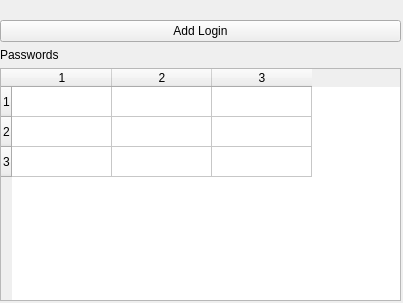
<?xml version="1.0" encoding="UTF-8"?>
<ui version="4.0">
 <class>StackedWidget</class>
 <widget class="QStackedWidget" name="StackedWidget">
  <property name="geometry">
   <rect>
    <x>0</x>
    <y>0</y>
    <width>403</width>
    <height>303</height>
   </rect>
  </property>
  <property name="windowTitle">
   <string>StackedWidget</string>
  </property>
  <widget class="QWidget" name="page">
   <widget class="QWidget" name="verticalLayoutWidget">
    <property name="geometry">
     <rect>
      <x>0</x>
      <y>20</y>
      <width>401</width>
      <height>281</height>
     </rect>
    </property>
    <layout class="QVBoxLayout" name="verticalLayout">
     <item>
      <widget class="QPushButton" name="pushButton">
       <property name="text">
        <string>Add Login</string>
       </property>
      </widget>
     </item>
     <item>
      <widget class="QLabel" name="label">
       <property name="text">
        <string>Passwords</string>
       </property>
      </widget>
     </item>
     <item>
      <widget class="QTableWidget" name="tableWidget">
       <property name="sortingEnabled">
        <bool>true</bool>
       </property>
       <property name="rowCount">
        <number>3</number>
       </property>
       <property name="columnCount">
        <number>3</number>
       </property>
       <row/>
       <row/>
       <row/>
       <column/>
       <column/>
       <column/>
      </widget>
     </item>
    </layout>
   </widget>
  </widget>
 </widget>
 <resources/>
 <connections/>
</ui>
